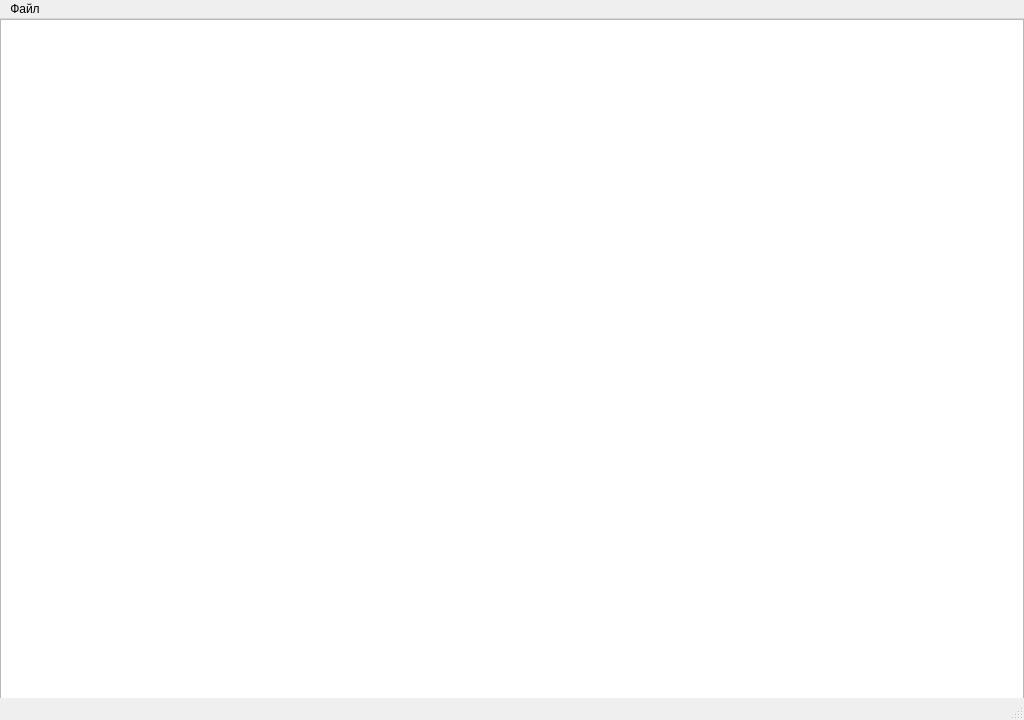
<?xml version="1.0" encoding="UTF-8"?>
<ui version="4.0">
 <class>MainWindow</class>
 <widget class="QMainWindow" name="MainWindow">
  <property name="geometry">
   <rect>
    <x>0</x>
    <y>0</y>
    <width>1024</width>
    <height>720</height>
   </rect>
  </property>
  <property name="minimumSize">
   <size>
    <width>800</width>
    <height>600</height>
   </size>
  </property>
  <property name="maximumSize">
   <size>
    <width>3440</width>
    <height>1440</height>
   </size>
  </property>
  <property name="windowTitle">
   <string>MainWindow</string>
  </property>
  <widget class="QWidget" name="centralwidget">
   <widget class="QPlainTextEdit" name="plainTextEdit">
    <property name="geometry">
     <rect>
      <x>0</x>
      <y>0</y>
      <width>1024</width>
      <height>720</height>
     </rect>
    </property>
   </widget>
  </widget>
  <widget class="QMenuBar" name="menubar">
   <property name="geometry">
    <rect>
     <x>0</x>
     <y>0</y>
     <width>1024</width>
     <height>21</height>
    </rect>
   </property>
   <widget class="QMenu" name="menu">
    <property name="title">
     <string>Файл</string>
    </property>
    <addaction name="action_open"/>
    <addaction name="action_open_as"/>
    <addaction name="action_save"/>
    <addaction name="action_save_as"/>
   </widget>
   <addaction name="menu"/>
  </widget>
  <widget class="QStatusBar" name="statusbar"/>
  <action name="action_open">
   <property name="text">
    <string>Открыть</string>
   </property>
  </action>
  <action name="action_save">
   <property name="text">
    <string>Сохранить</string>
   </property>
  </action>
  <action name="action_open_as">
   <property name="text">
    <string>Открыть как</string>
   </property>
  </action>
  <action name="action_save_as">
   <property name="text">
    <string>Сохранить как</string>
   </property>
  </action>
 </widget>
 <resources/>
 <connections/>
</ui>
